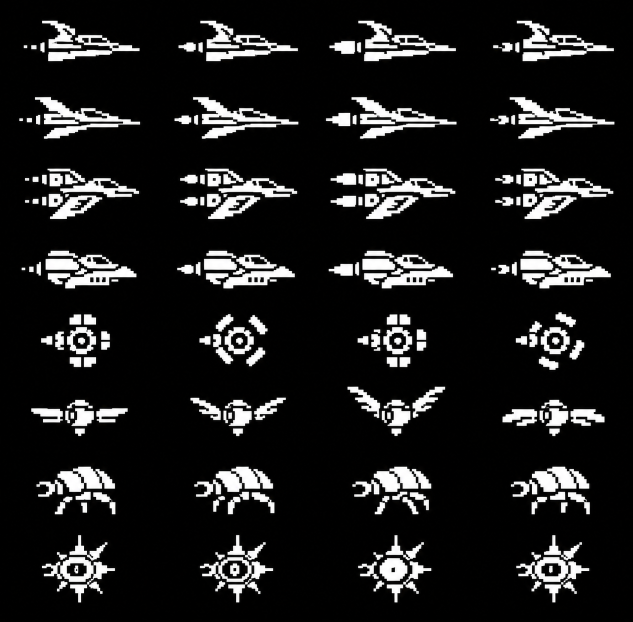
#> input picture atari/kult/diabolic/art/generated-sprite-sheet.png, 1265 x 1243 px (shown at 1/2 size)
$ python import_generated.py
#> lines starting #> are read from the running program, lines starting #| are printed output that depends on the picture
### atari/kult/diabolic/build.py
#!/usr/bin/env python3
"""Build a native Kult space variant, retaining the original RLE loader."""
import hashlib, json, os, random, struct, subprocess, sys
from pathlib import Path
from PIL import Image, ImageDraw
ROOT=Path(__file__).resolve().parent
sys.path.insert(0,str(ROOT.parent/'editor'))
from assets import project,rle,word
from recover import kult

def packed(im):
    return bytes(sum(im.getpixel((x+i,y))<<(6-i*2) for i in range(4)) for y in range(im.height) for x in range(0,im.width,4))

def ship(frame):
    # Native ANTIC F is 40 hires pixels wide, not the web's 20 colour pairs.
    im=Image.new('1',(40,16));d=ImageDraw.Draw(im)
    d.polygon([(4,1),(15,3),(23,5),(36,0),(32,5),(24,8),(10,6)],fill=0,outline=1)
    d.polygon([(4,14),(15,12),(23,10),(36,15),(32,10),(24,7),(10,9)],fill=0,outline=1)
    d.polygon([(9,6),(17,4),(26,6),(38,8),(26,10),(17,11),(9,9),(12,8)],fill=1)
    d.line([(14,7),(25,7),(32,8)],fill=0)
    d.line([(14,9),(23,9)],fill=0)
    d.line([(1+frame%3,6),(8,6)],fill=1)
    d.line([(2+frame%2,9),(8,9)],fill=1)
    return im

def ship_bytes(im):
    return bytes(sum(int(im.getpixel((x+i,y)))<<(7-i) for i in range(8)) for y in range(16) for x in range(0,40,8))

# [269 lines left out: functions package, scenery, create_runtime, main, not called in this run]
# [1 lines that do not run on import are left out]

### atari/kult/diabolic/import_generated.py
#!/usr/bin/env python3
"""Convert the generated design sheet into fixed-size native 1-bit sprite data."""
import json
from pathlib import Path
from PIL import Image
from build import ship
ROOT=Path(__file__).resolve().parent
im=Image.open(ROOT/'art/generated-sprite-sheet.png').convert('L')
w,h=im.size
#> w = 1265; h = 1243
names=['Horned interceptor','Arrow fighter','Twin-engine fighter','Armoured scout','Orbit sentinel','Wing drone','Armoured beetle','Spiked watcher']
items=[]
for row,name in enumerate(names):
    cells=[im.crop((round(col*w/4),round(row*h/8),round((col+1)*w/4),round((row+1)*h/8))) for col in range(4)]
    bounds=[cell.point(lambda p:255 if p>120 else 0).getbbox() for cell in cells]
    box=(min(b[0] for b in bounds),min(b[1] for b in bounds),max(b[2] for b in bounds),max(b[3] for b in bounds))
    width,height=(40,16) if row<4 else (16,16)
    frames=[]
    for cell in cells:
        crop=cell.crop(box);scale=min((width-2)/crop.width,(height-2)/crop.height)
        crop=crop.resize((max(1,round(crop.width*scale)),max(1,round(crop.height*scale))),Image.Resampling.BOX)
        frame=Image.new('L',(width,height));frame.paste(crop,((width-crop.width)//2,(height-crop.height)//2))
        frames.append([int(p>=85) for p in frame.getdata()])
    items.append(dict(id=('ship-' if row<4 else 'enemy-')+str(row%4),name=name,width=width,height=height,frames=frames,source='image-model'))
#> this loop made 8 passes
#> box on passes 1 to 8: (27, 41, 280, 122), (20, 39, 281, 122), (29, 26, 279, 127), (25, 35, 274, 111), (63, 3, 258, 155), (56, 0, 260, 95), (72, 1, 233, 156), (84, 0, 231, 117)
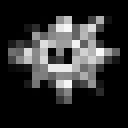
#> frame: PIL image 16x16 L (shown 8 times larger); min 0, max 250, mean 46.8
#> after the loop, items = 8 items
items.insert(0,dict(id='diabolic',name='Diabolic (current ship)',width=40,height=16,frames=[[int(p) for p in ship(f).getdata()] for f in range(4)],source='original-reskin'))
#> in ship, `im = Image.new('1', (40, 16))`: im: PIL image 40x16 1; every value is 0
(ROOT/'art/designs.json').write_text(json.dumps(items,separators=(',',':'))+'\n')
print('Converted generated art into 4 animated ships and 4 animated enemies; retained Diabolic.')

$ run again, with atari/kult/diabolic/art/original-enemies-reference.png copied over atari/kult/diabolic/art/generated-sprite-sheet.png
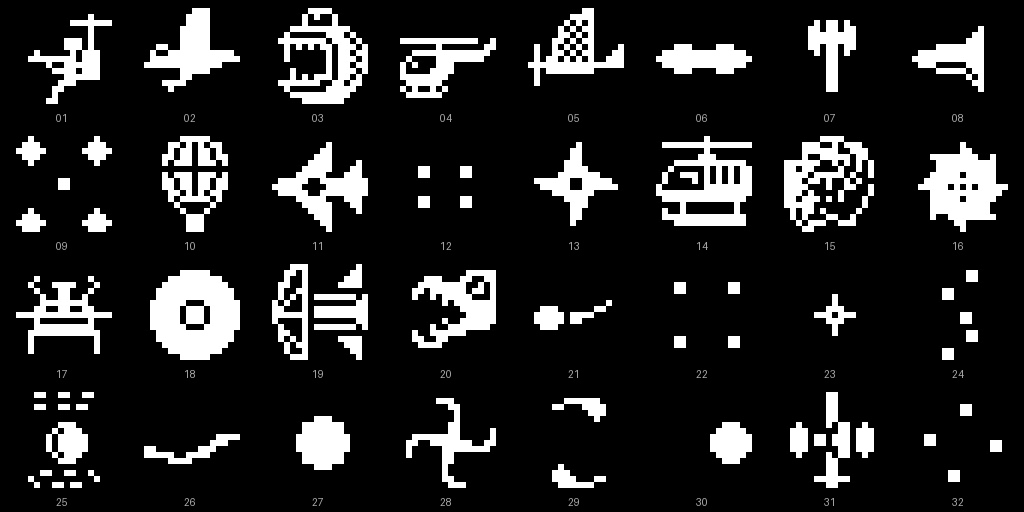
#> input picture atari/kult/diabolic/art/original-enemies-reference.png, 1024 x 512 px
#> the loop `for row,name in enumerate(names):` made 8 passes
#> box on passes 1 to 8: (16, 8, 240, 64), (16, 0, 234, 58), (16, 8, 240, 64), (16, 0, 240, 58), (16, 8, 240, 64), (16, 0, 240, 58), (22, 8, 240, 64), (22, 0, 240, 58)
#> after the loop `for row,name in enumerate(names):`:
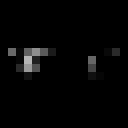
#> frame: PIL image 16x16 L (shown 8 times larger); min 0, max 181, mean 4.8
#> after the loop `for row,name in enumerate(names):`: items = 8 items
